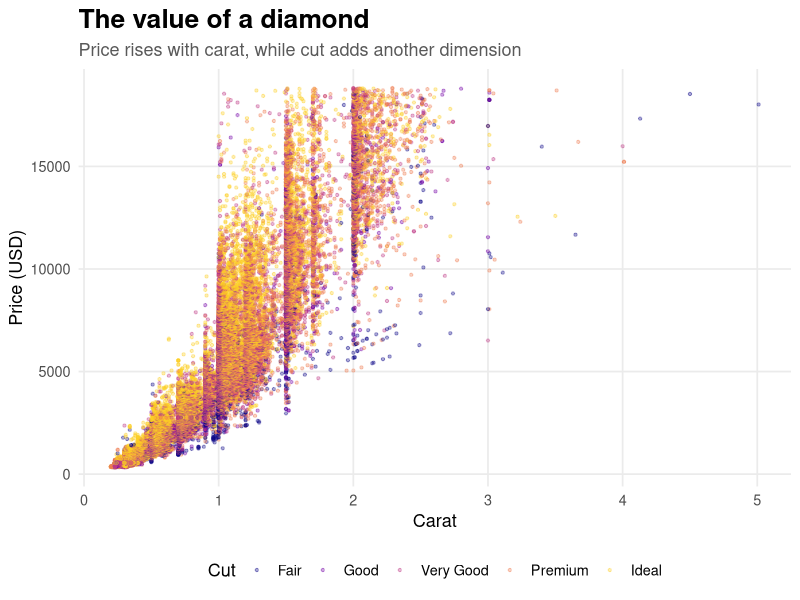

Reproduce this figure in R.
library(tidyverse)

result <- sum(1:10)
print(result)

diamonds_plot <- ggplot(diamonds, aes(x = carat, y = price, color = cut)) +
  geom_point(alpha = 0.35, size = 0.8) +
  scale_color_viridis_d(option = "C", end = 0.9) +
  labs(
    title = "The value of a diamond",
    subtitle = "Price rises with carat, while cut adds another dimension",
    x = "Carat",
    y = "Price (USD)",
    color = "Cut"
  ) +
  theme_minimal(base_size = 13) +
  theme(
    plot.title = element_text(face = "bold", size = 19),
    plot.subtitle = element_text(color = "gray35"),
    legend.position = "bottom",
    panel.grid.minor = element_blank()
  )

ggsave("diamonds-1.png", plot = diamonds_plot, width = 9, height = 6, dpi = 300)
